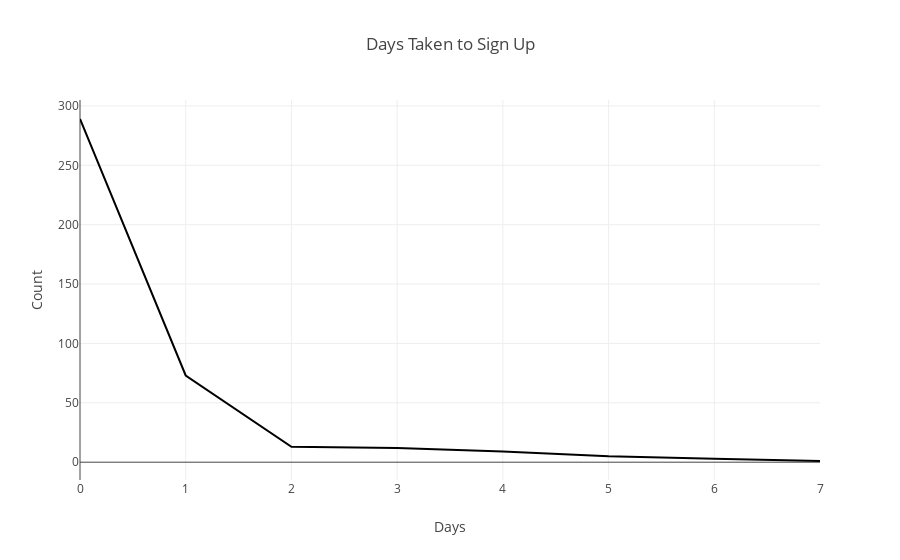

Notebook code for this chart:
### Code cell
quali = df[(df["Reply status"] == "Yes") | (df["Reply status"] == "Filled form")]
def get_sent_date(row):
    current_step = row['Current Step']
    if pd.isna(current_step):
        return np.nan
    else:
        current_step = int(current_step)
        if current_step == 1:
            return row['Sent Date-step 01']
        elif current_step == 2:
            return row['Sent Date-step 02']
        elif current_step == 3:
            return row['Sent Date-step 03']
        elif current_step == 4:
            return row['Sent Date-step 04']
        else:
            return np.nan
def get_sent_time(row):
    current_step = row['Current Step']
    if pd.isna(current_step):
        return np.nan
    else:
        current_step = int(current_step)
        if current_step == 1:
            return row['Sent Time-step-01']
        elif current_step == 2:
            return row['Sent Time-step-02']
        elif current_step == 3:
            return row['Sent Time-step-03']
        elif current_step == 4:
            return row['Sent Time-step-04']
        else:
            return np.nan
    
quali['Sent Date'] = quali.apply(get_sent_date, axis=1)
quali['Sent Time'] = quali.apply(get_sent_time, axis=1)
quali =  quali[~quali["Batch No"].isin(["Not from Cadence"])]
quali = quali[["Area",'Name','Batch No','Current Step','Reply status','Acquired date','Sent Date', 'Sent Time']]
quali["Days taken to sign up"] = (quali["Acquired date"] - quali["Sent Date"]).dt.days
quali["sent day"] = quali["Sent Date"].dt.day_name()
quali["acquired day"] = quali["Acquired date"].dt.day_name()
days_taken = quali["Days taken to sign up"].value_counts().reset_index()

fig = px.line(days_taken, x='Days taken to sign up', y='count', title='Days Taken to Sign Up')
fig.update_layout(xaxis_title='Days', yaxis_title='Count', xaxis=dict(showgrid=True), yaxis=dict(showgrid=True))
fig.show()

### Figure 1 — Plotly figure (JSON) as saved in the notebook; plotly's stock layout.template omitted (floating-point values rounded to 4 significant figures)
{"data": [{"hovertemplate": "Days taken to sign up=%{x}<br>count=%{y}<extra></extra>", "legendgroup": "", "line": {"color": "#000001", "dash": "solid"}, "marker": {"symbol": "circle"}, "mode": "lines", "name": "", "orientation": "v", "showlegend": false, "type": "scatter", "x": [0, 1, 2, 3, 4, 5, 6, 7], "xaxis": "x", "y": [289, 73, 13, 12, 9, 5, 3, 1], "yaxis": "y"}], "layout": {"legend": {"tracegroupgap": 0}, "title": {"text": "Days Taken to Sign Up"}, "xaxis": {"anchor": "y", "domain": [0, 1], "showgrid": true, "title": {"text": "Days"}}, "yaxis": {"anchor": "x", "domain": [0, 1], "showgrid": true, "title": {"text": "Count"}}}}
